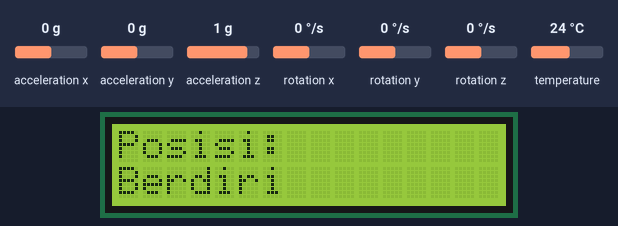
Bench run of a program on a simulated Arduino Uno, built with avr-gcc and run on an emulated ATmega328P. On the bench: 16×2 character LCD. The inputs (shaded band) are chosen by the test bench; at power-on: acceleration x 0 g, acceleration z 1 g, acceleration y 0 g, rotation x 0 °/s, rotation y 0 °/s, rotation z 0 °/s, temperature 24 °C. What the program prints to the serial monitor is not drawn.

Above: at 3.3 s.
3.4 s: acceleration x set to -1.4 g
At 4.7 s:
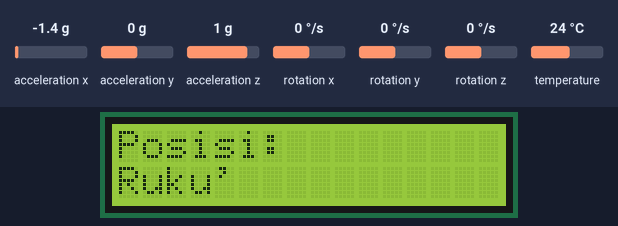
5.1 s: acceleration z set to -0.8 g
At 6.3 s:
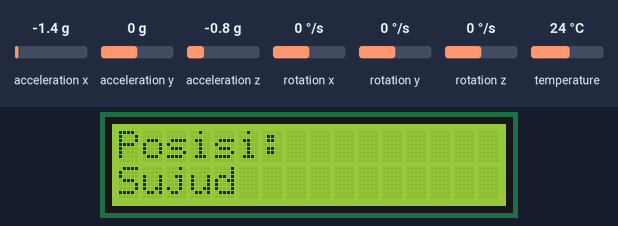
6.7 s: acceleration x set to 0.8 g
At 7.9 s:
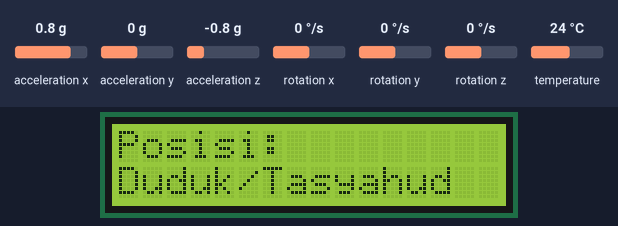
8.2 s: acceleration y set to -1.4 g
At 8.8 s:
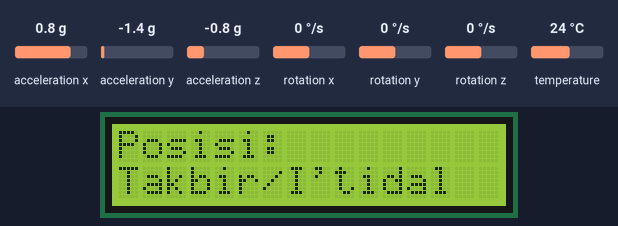
9.8 s: acceleration x set to -0.8 g
At 10.4 s:
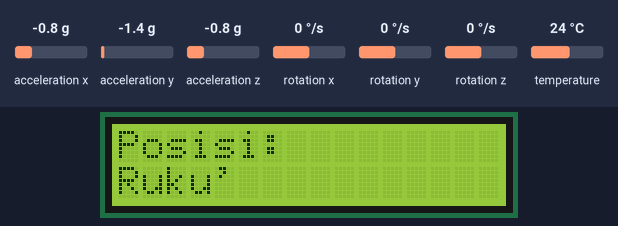
11.3 s: acceleration x set to 0 g
At 12.0 s:
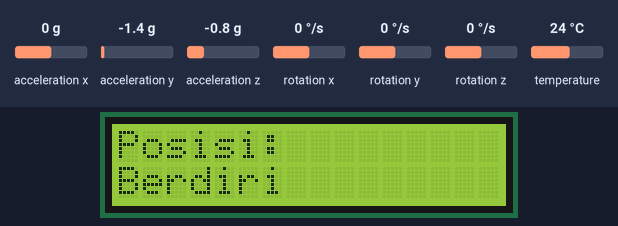
Timing chart, 0 to 13.9 s (numbered marks = the images above; inputs shaded):
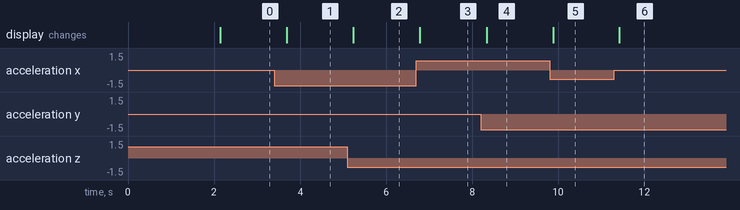

Measured:
- after the input at 3.4 s, the display: changes after 0.29 s (image 1)
- after the input at 5.1 s, the display: changes after 0.13 s (image 2)
- after the input at 6.7 s, the display: changes after 0.08 s (image 3)
- after the input at 8.2 s, the display: changes after 0.14 s (image 4)
- after the input at 9.8 s, the display: changes after 0.08 s (image 5)
- after the input at 11.3 s, the display: changes after 0.12 s (image 6)

The program:

main.cpp
```cpp
#include <Arduino.h>
#include <Wire.h>
#include <LiquidCrystal_I2C.h>
#include <Adafruit_MPU6050.h>
#include <Adafruit_Sensor.h>

LiquidCrystal_I2C lcd(0x27, 16, 2);
Adafruit_MPU6050 mpu;

String gerakanSebelumnya = "";

void setup() {
  Serial.begin(115200);

  lcd.init();
  lcd.backlight();
  lcd.setCursor(0, 0);
  lcd.print("Sistem Sholat");
  lcd.setCursor(0, 1);
  lcd.print("Inisialisasi...");

  if (!mpu.begin()) {
    Serial.println("Error: Sensor MPU6050 tidak ditemukan!");
    lcd.clear();
    lcd.print("Error MPU6050!");
    while (1) { delay(10); }
  }

  mpu.setAccelerometerRange(MPU6050_RANGE_8_G);

  delay(2000);
  lcd.clear();
  lcd.print("Menunggu Node.js");
}

void loop() {
  sensors_event_t a, g, temp;
  mpu.getEvent(&a, &g, &temp);
  float pitch = atan2(a.acceleration.x, sqrt(a.acceleration.y * a.acceleration.y + a.acceleration.z * a.acceleration.z)) * 180.0 / PI;

  String gerakan = "Transisi";
  if (pitch >= -10 && pitch <= 10) gerakan = "Berdiri";
  else if (pitch > 10 && pitch <= 35) gerakan = "Takbir/I'tidal";
  else if (pitch <= -20 && pitch >= -60) gerakan = "Ruku'";
  else if (pitch < -60 && pitch >= -120) gerakan = "Sujud";
  else if (pitch > 35 && pitch <= 70) gerakan = "Duduk/Tasyahud";

  if (gerakan != gerakanSebelumnya) {
    lcd.setCursor(0, 0);
    lcd.print("Posisi:         ");
    lcd.setCursor(0, 1);
    lcd.print(gerakan + "          ");
    Serial.println("{\"sudut\":" + String(pitch, 1) + ",\"gerakan\":\"" + gerakan + "\"}");

    gerakanSebelumnya = gerakan;
  }

  delay(300);
}
```
